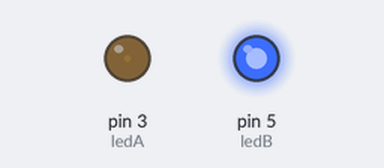
A sketch run on a simulated Arduino Uno, built with avr-gcc and run on an emulated ATmega328P. Parts: output pins drawn as LEDs (lit = HIGH).

Above: at 0.05 s.
At 1.15 s:
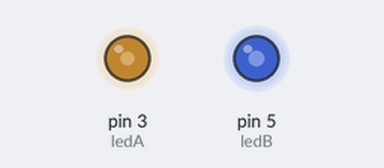
At 2.3 s:
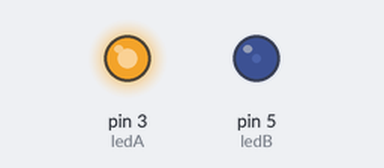
At 4.6 s:
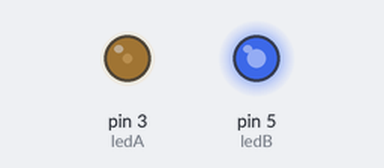
Timing chart, 0 to 6.6 s (numbered marks = the images above):
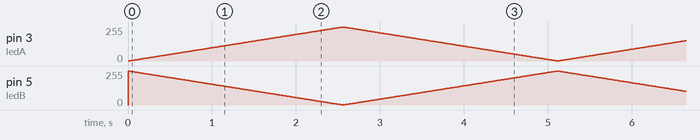

The sketch:

Arduino.ino
```cpp
const int ledA = 3;
const int ledB = 5;
int brightness = 0;
int increment = 1;

void setup()
{
}

void loop()
{
  analogWrite(ledA, brightness);
  analogWrite(ledB, 255 - brightness);

  brightness += increment;
  if (brightness >= 255 || brightness <= 0)
    increment = -increment;

  delay(10);
}
```
